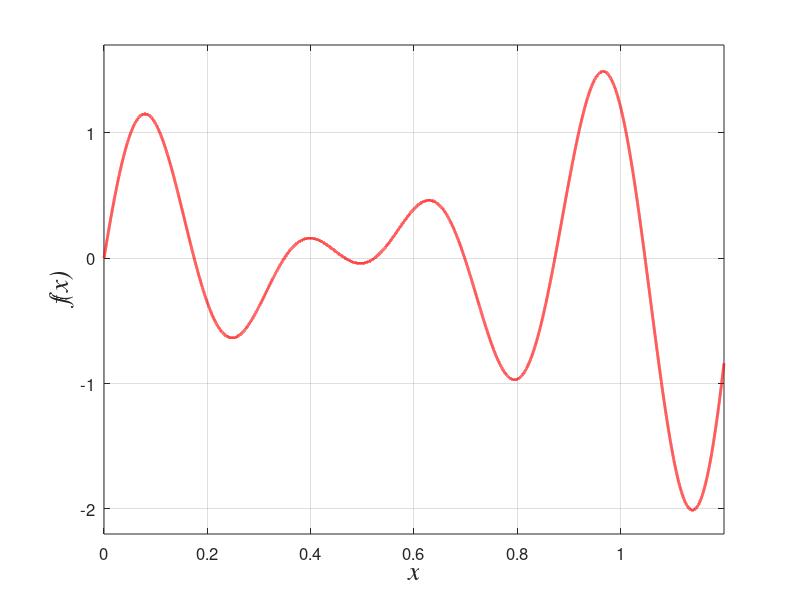

MATLAB code to generate this figure:
% Problem # 5 (or Basso's Function)
% Range of initial points: 0 <= x <= 1.2
% Global maxima: x=0.966085802901471
% f(x)=1.489072538689604
% Coded by: Ali R. Alroomi | Last Update: 14 Feb. 2015 | www.al-roomi.org
 
clear
clc
warning off
 
xmin=0;
xmax=1.2;
R=100000; % steps resolution
x=xmin:(xmax-xmin)/R:xmax; 
 
for i=1:length(x)
    f(i)=(1.4-3*x(i))*sin(18*x(i));
end

plot(x,f,'r','LineWidth',2);grid;set(gca,'FontSize',12);axis([0 1.2 -2.2 1.7]);
xlabel('x','FontName','Times','FontSize',20,'FontAngle','italic');
ylabel('f(x)','FontName','Times','FontSize',20,'FontAngle','italic');